Frame 1 (no input): blank canvas, image omitted
Frame 60 (no input): blank canvas, image omitted
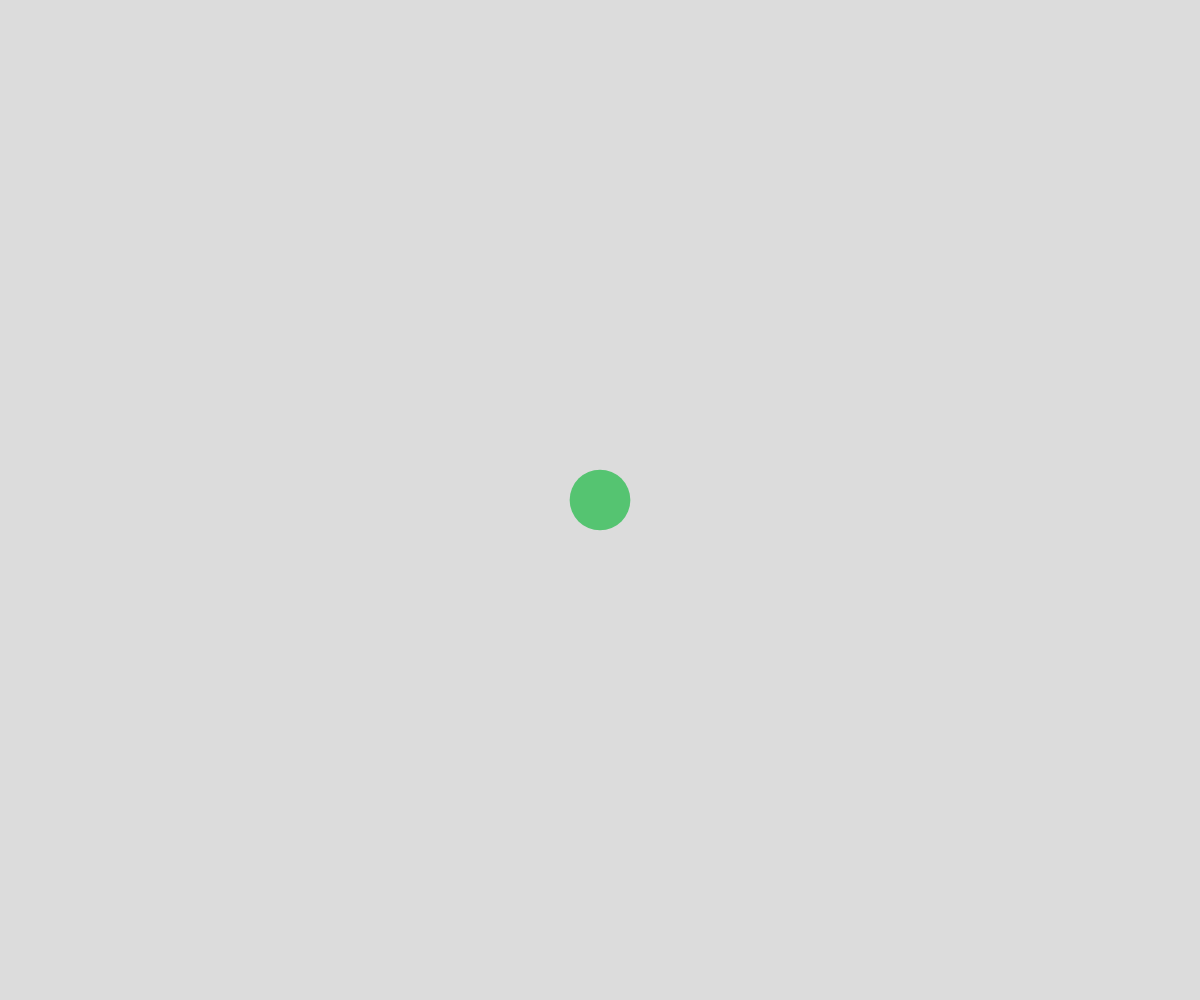
Frame 120 (the mouse pressed at the canvas centre since frame 60)

The p5.js sketch whose frames 1 and 60 were blank and that drew this single picture after the mouse press (run headless with seeded random() and noise() and a simulated clock; from frame 60 on, the mouse is pressed at the canvas centre):

// p5.js sketch
// ── sketch.js
// Array Demo
// Katharine
// Oct 18
//
// Extra for Experts:
// - describe what you did to take this project "above and beyond"

let theCircles = [];

function setup() {
  createCanvas(windowWidth, windowHeight);
}

function draw() {
  background(220);
  displayCircles();
}

function mousePressed() {
  spawnCircle();
}

function displayCircles() {
  for (let i = 0; i < theCircles.length; i++) {
    noStroke();
    fill(theCircles[i].theColor);
    circle(theCircles[i].x, theCircles[i].y, theCircles[i].diameter);
  }
}

function spawnCircle() {
  let thisCircle = {
    x: mouseX,
    y: mouseY,
    diameter: random(25, 75),
    theColor: color(random(255), random(255), random(255), random(255))
  };
  theCircles.push(thisCircle);
}
